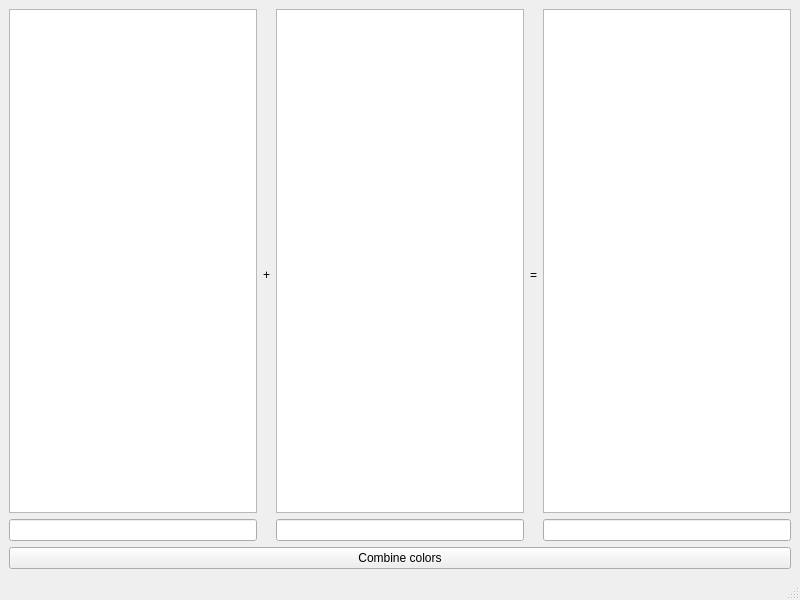
<?xml version="1.0" encoding="UTF-8"?>
<ui version="4.0">
 <class>MainWindow</class>
 <widget class="QMainWindow" name="MainWindow">
  <property name="geometry">
   <rect>
    <x>0</x>
    <y>0</y>
    <width>800</width>
    <height>600</height>
   </rect>
  </property>
  <property name="windowTitle">
   <string>MainWindow</string>
  </property>
  <widget class="QWidget" name="centralwidget">
   <layout class="QGridLayout" name="gridLayout_2">
    <item row="0" column="0">
     <layout class="QGridLayout" name="gridLayout">
      <item row="0" column="1">
       <widget class="QLabel" name="label">
        <property name="text">
         <string>+</string>
        </property>
       </widget>
      </item>
      <item row="0" column="0">
       <layout class="QVBoxLayout" name="verticalLayout">
        <item>
         <widget class="QTextBrowser" name="first_pic"/>
        </item>
        <item>
         <widget class="QLineEdit" name="first_color"/>
        </item>
       </layout>
      </item>
      <item row="0" column="2">
       <layout class="QVBoxLayout" name="verticalLayout_2">
        <item>
         <widget class="QTextBrowser" name="second_pic"/>
        </item>
        <item>
         <widget class="QLineEdit" name="second_color"/>
        </item>
       </layout>
      </item>
      <item row="0" column="4">
       <layout class="QVBoxLayout" name="verticalLayout_3">
        <item>
         <widget class="QTextBrowser" name="result_pic"/>
        </item>
        <item>
         <widget class="QLineEdit" name="result_color"/>
        </item>
       </layout>
      </item>
      <item row="0" column="3">
       <widget class="QLabel" name="label_2">
        <property name="text">
         <string>=</string>
        </property>
       </widget>
      </item>
     </layout>
    </item>
    <item row="1" column="0">
     <widget class="QPushButton" name="pushButton">
      <property name="text">
       <string>Combine colors</string>
      </property>
     </widget>
    </item>
   </layout>
  </widget>
  <widget class="QMenuBar" name="menubar">
   <property name="geometry">
    <rect>
     <x>0</x>
     <y>0</y>
     <width>800</width>
     <height>26</height>
    </rect>
   </property>
  </widget>
  <widget class="QStatusBar" name="statusbar"/>
 </widget>
 <resources/>
 <connections/>
</ui>
